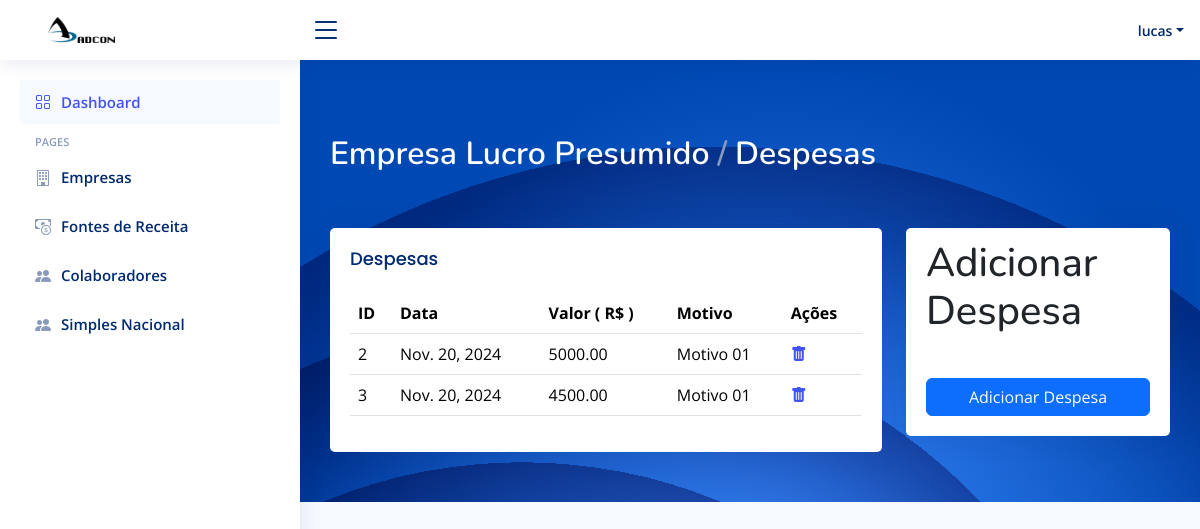
/despesas/6 (signed in), run on the app's committed database.
### app/models.py (models this page shows)
class Empresa(models.Model):
    id_empresa = models.AutoField(primary_key=True)
    nome = models.CharField(max_length=100, blank=True, null=True)
    responsaveis = models.CharField(max_length=100, blank=True, null=True)
    atividade = models.CharField(max_length=100, blank=True, null=True)
    cnpj_federal = models.ForeignKey(Federal, on_delete=models.CASCADE)
    ie_estadual = models.ForeignKey(Estadual, on_delete=models.CASCADE)
    ccm_municipal = models.ForeignKey(Municipal, on_delete=models.CASCADE)
    regime_apuracao = models.CharField(max_length=100, blank=True, null=True)

class Despesas(models.Model):
    id = models.AutoField(primary_key=True)
    despesa = models.DecimalField(max_digits=10, decimal_places=2, blank=True, null=True)
    data = models.DateField(blank=True, null=True)
    motivo = models.CharField(max_length=100, blank=True, null=True)

### app/views.py (the view, shortened to what this page needs)
# urls.py: path("despesas/<int:empresa_id>", views.depesas, name="despesas"),
@login_required(login_url='/')
def depesas(request, empresa_id):
    empresa = get_object_or_404(Empresa, id_empresa=empresa_id)
    empresa_despesas = EmpresaDespesas.objects.filter(id_empresa_empresa=empresa).select_related(
        'id_despesa_despesa')
    despesas = [ed.id_despesa_despesa for ed in empresa_despesas]
    return render(request, 'frontend/historico-despesas.html', {'despesas': despesas,
                                                                  'empresa': empresa})

### app/templates/frontend/historico-despesas.html (shortened to what this page needs)
<!DOCTYPE html>
<html lang="en">
{% load static %}
<head>
  <link href="{% static "vendor/bootstrap/css/bootstrap.min.css" %}" rel="stylesheet">
  <link href="{% static "vendor/bootstrap-icons/bootstrap-icons.css" %}" rel="stylesheet">
  <link href="{% static "vendor/boxicons/css/boxicons.min.css" %}" rel="stylesheet">
  <link href="{% static "vendor/quill/quill.snow.css" %}" rel="stylesheet">
  <link href="{% static "vendor/quill/quill.bubble.css" %}" rel="stylesheet">
  <link href="{% static "vendor/remixicon/remixicon.css" %}" rel="stylesheet">
  <link href="{% static "vendor/simple-datatables/style.css" %}" rel="stylesheet">
  <link href="{% static "css/style.css" %}" rel="stylesheet">
</head>
<body>
  <header id="header" class="header fixed-top d-flex align-items-center">
    <div class="d-flex align-items-center justify-content-between">
      <a href="{% url 'index' %}" class="logo d-flex align-items-center">
        <img src="{% static "img/logo.png" %}" alt="" style="margin-left: 10%; height: 100px;">
      </a>
      <i class="bi bi-list toggle-sidebar-btn"></i>
    </div>
    <nav class="header-nav ms-auto">
      <ul class="d-flex align-items-center">
        <li class="nav-item dropdown pe-3">
          <a class="nav-link nav-profile d-flex align-items-center pe-0" href="#" data-bs-toggle="dropdown">
            <span class="d-none d-md-block dropdown-toggle ps-2">{{user.username}}</span>
          </a>
        </li>
      </ul>
    </nav>
  </header>
  <aside id="sidebar" class="sidebar">
    <ul class="sidebar-nav" id="sidebar-nav">
      <li class="nav-item">
        <a class="nav-link " href="{% url 'index' %}">
          <i class="bi bi-grid"></i>
          <span>Dashboard</span>
        </a>
      </li>
      <li class="nav-heading">Pages</li>
      <li class="nav-item">
        <a class="nav-link collapsed" href="{% url 'index' %}">
          <i class="bi bi-building"></i>
          <span>Empresas</span>
        </a>
      </li>
      <li class="nav-item">
        <a class="nav-link collapsed" href="{% url 'fontes_receitas' %}">
          <i class="bi bi-cash-coin"></i>
          <span>Fontes de Receita</span>
        </a>
      </li>
      <li class="nav-item">
        <a class="nav-link collapsed" href={% url 'colaboradores' %}>
          <i class="bi bi-people-fill"></i>
          <span>Colaboradores</span>
        </a>
      </li>
      <li class="nav-item">
        <a class="nav-link collapsed" href="{% url 'simplesNacional' %}">
          <i class="bi bi-people-fill"></i>
          <span>Simples Nacional</span>
        </a>
      </li>
    </ul>
  </aside>
  <main id="main" class="main" style="background-image: url('{% static "img/graphic-side.svg" %}');">
    <div class="pagetitle">
      <nav>
        <ol class="breadcrumb" style="margin-bottom: 50px; margin-top: 50px; font-size: xx-large;">
          <li class="breadcrumb-item" style="color: white;"><a style="color: white" href="{% url 'exibirempresas' empresa_id=empresa.id_empresa %}">{{ empresa.nome }}</a></li>
          <li class="breadcrumb-item" style="color: white;" >Despesas</li>
        </ol>
      </nav>
    </div>
    <div>
        <div class="row">
            <div class="col-lg-8">
              <div class="card">
                <div class="card-body">
                  <h5 class="card-title">Despesas</h5>
                  <table class="table">
                    <thead>
                      <tr>
                        <th scope="col">ID</th>
                        <th scope="col">Data</th>
                        <th scope="col">Valor ( R$ )</th>
                        <th scope="col">Motivo</th>
                        <th scope="col">Ações</th>
                      </tr>
                    </thead>
                    <tbody>
                    {% for despesa in despesas %}
                      <tr>
                        <td>{{ despesa.id }}</td>
                        <td>{{ despesa.data }} </td>
                        <td>{{ despesa.despesa }}</td>
                        <td>{{ despesa.motivo }}</td>
                        <td>
                          <a href="{% url 'delete_despesa' empresa_id=empresa.id_empresa despesa_id=despesa.id %}"><i class="bi bi-trash-fill" style="margin-right: 17%;"></i></a>
                        </td>
                      </tr>
                    {% endfor %}
                    </tbody>
                  </table>
                </div>
              </div>
            </div>
            <div class="col-lg-4">
                  <div class="card info-card customers-card">
                    <div class="card-body">
                      <h1 style="margin-top: 5%;">Adicionar Despesa</h1><br>
                      <button style="margin-top: 5%; width: 100%;" type="button" class="btn btn-primary" data-bs-toggle="modal" data-bs-target="#addtransacao">
                        Adicionar Despesa
                      </button>
                    </div>
                  </div>
            </div>
          </div>
    </div>
  </main>
</body>
</html>

### app/static/css/style.css (style rules this page uses)
:root { scroll-behavior: smooth; }
body { font-family: "Open Sans", sans-serif; background: #f6f9ff; color: #444444; }
a { color: #4154f1; text-decoration: none; }
h1, h2, h3, h4, h5, h6 { font-family: "Nunito", sans-serif; }
#main { margin-top: 60px; padding: 20px 30px; transition: all 0.3s; }
.pagetitle { margin-bottom: 10px; }
.card { margin-bottom: 30px; border: none; border-radius: 5px; box-shadow: 0px 0 30px rgba(1, 41, 112, 0.1); }
.card-title { padding: 20px 0 15px 0; font-size: 18px; font-weight: 500; color: #012970; font-family: "Poppins", sans-serif; }
.card-body { padding: 0 20px 20px 20px; }
.breadcrumb { font-size: 14px; font-family: "Nunito", sans-serif; color: #899bbd; font-weight: 600; }
.breadcrumb a { color: #899bbd; transition: 0.3s; }
.breadcrumb .breadcrumb-item::before { color: #899bbd; }
.logo { line-height: 1; }
@media (min-width: 1200px) { .logo { width: 280px; } }
.logo img { max-height: 26px; margin-right: 6px; }
.header { transition: all 0.5s; z-index: 997; height: 60px; box-shadow: 0px 2px 20px rgba(1, 41, 112, 0.1); background-color: #fff; padding-left: 20px; }
.header .toggle-sidebar-btn { font-size: 32px; padding-left: 10px; cursor: pointer; color: #012970; }
.header-nav ul { list-style: none; }
.header-nav>ul { margin: 0; padding: 0; }
.header-nav .nav-profile { color: #012970; }
.header-nav .nav-profile span { font-size: 14px; font-weight: 600; }
.sidebar { position: fixed; top: 60px; left: 0; bottom: 0; width: 300px; z-index: 996; transition: all 0.3s; padding: 20px; overflow-y: auto; scrollbar-width: thin; scrollbar-color: #aab7cf transparent; box-shadow: 0px 0px 20px rgba(1, 41, 112, 0.1); background-color: #fff; }
@media (min-width: 1200px) { #main, #footer { margin-left: 300px; } }
.sidebar-nav { padding: 0; margin: 0; list-style: none; }
.sidebar-nav li { padding: 0; margin: 0; list-style: none; }
.sidebar-nav .nav-item { margin-bottom: 5px; }
.sidebar-nav .nav-heading { font-size: 11px; text-transform: uppercase; color: #899bbd; font-weight: 600; margin: 10px 0 5px 15px; }
.sidebar-nav .nav-link { display: flex; align-items: center; font-size: 15px; font-weight: 600; color: #4154f1; transition: 0.3; background: #f6f9ff; padding: 10px 15px; border-radius: 4px; }
.sidebar-nav .nav-link i { font-size: 16px; margin-right: 10px; color: #4154f1; }
.sidebar-nav .nav-link.collapsed { color: #012970; background: #fff; }
.sidebar-nav .nav-link.collapsed i { color: #899bbd; }

### data on the page
Empresa: nome "Empresa Lucro Presumido"
Despesas: id "2", data "Nov. 20, 2024", despesa "5000.00", motivo "Motivo 01"
Despesas: id "3", data "Nov. 20, 2024", despesa "4500.00", motivo "Motivo 01"

### other printed values
{{ user.username }} "lucas"
